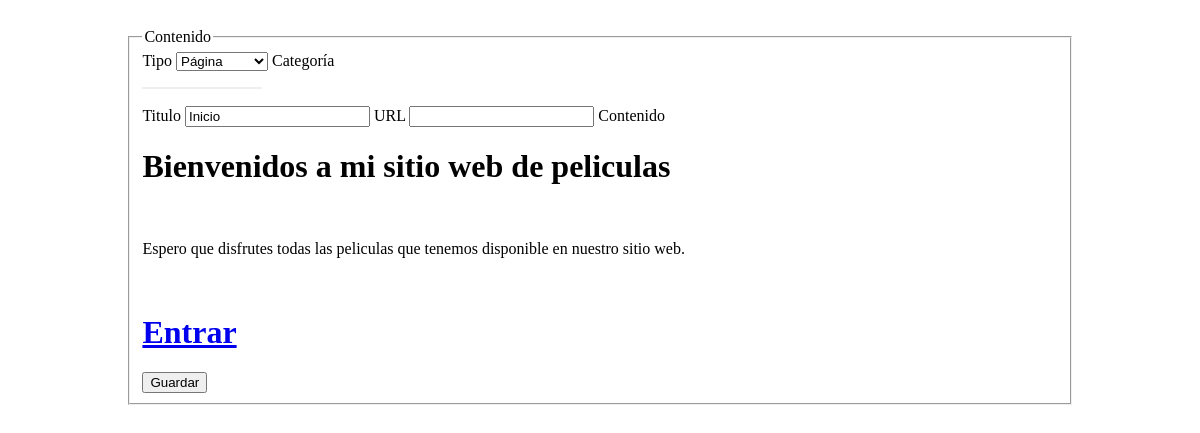
The page /admin/page-contenido.php?id=2 on the database its author committed.
### tables this page shows
CREATE TABLE IF NOT EXISTS `contenidos` (
  `id` int(11) NOT NULL AUTO_INCREMENT,
  `titulo` varchar(200) NOT NULL,
  `contenido` longtext NOT NULL,
  `fecha_publicacion` timestamp NOT NULL DEFAULT CURRENT_TIMESTAMP ON UPDATE CURRENT_TIMESTAMP,
  `tipo` varchar(20) NOT NULL,
  `categoria` varchar(100) NOT NULL,
  `alias` varchar(200) NOT NULL,
  PRIMARY KEY (`id`),
  UNIQUE KEY `alias` (`alias`)
);

### public/admin/lib/data.php (called while the page is built, shortened)
<?php
	$path = dirname(__FILE__);
	require_once( $path . '/../../../setting/mysql.php');
    function retornar_tipo_contenido(){
      return ['PAGE'=>'Página', 'POST' => 'Post'];
    }
    function cargar_contenido($id){
      if($id > 0){
        $mysql = new Mysql();
        $sql = <<<SQL
        SELECT * FROM contenidos WHERE id = '$id'
SQL;
        $res = $mysql->search($sql);
        $res = $res[0];
      }else{
        $res = array();
      }
      return $res;
    }
?>

### setting/mysql.php (called while the page is built, shortened)
<?php
class MySql{
    private $conn;
    public function connect(){
      try {
        $this->conn = new PDO("mysql:host=".Config::SERVERNAME.";dbname=".Config::DATABASE, Config::USERNAME, Config::PASSWORD);
        $this->conn->setAttribute(PDO::ATTR_ERRMODE, PDO::ERRMODE_EXCEPTION);
        return true;
      }catch(PDOException $e){
        echo "Connection failed: " . $e->getMessage();
        return false;
      }
    }
    public function search($sql){
        try{
          if($this->connect()){
            $stmt = $this->conn->prepare($sql);
            $stmt->execute();
            $stmt->setFetchMode(PDO::FETCH_ASSOC);
            return $stmt->fetchAll();
          }else{
            return array();
          }
        }catch(PDOEXception $e){
          echo $sql ."<br />". $e->getMessage();
          return false;
        }
    }
}
?>

### public/admin/page-contenido.php (the view, shortened to what this page needs)
<?php include 'header.php'; ?>
  <?php  $datos = cargar_contenido($_GET[id]); ?>
  <form class="pure-form pure-form-stacked" action="resultado_contenido.php" method="post" onsubmit="return false;">
    <fieldset>
        <legend>Contenido</legend>
        <label for="type">Tipo</label>
        <select name="type" id="type" class="pure-input-1">
          <?php $tipo = retornar_tipo_contenido(); ?>
          <?php while(is_array($tipo) && list($k, $v) = each($tipo) ): ?>
            <option value="<?= $k ?>" <?= ($k === $datos['tipo'] )? 'selected' : '' ?> ><?= $v ?></option>
          <?php endwhile; ?>
        </select>
        <label for="category" class="only-post">Categoría</label>
        <div class="select-editable only-post">
            <input type="text" name="category" value="<?= $datos['categoria'] ?>" />
        </div>
        <label for="title">Titulo</label>
        <input type="text" name="title" placeholder="Titulo" value="<?= $datos['titulo'] ?>" class="pure-input-1">
        <label for="title">URL</label>
        <input type="text" name="alias" value="<?= $datos['alias'] ?>" class="pure-input-1">
        <label for="type">Contenido</label>
        <div class="adjoined-bottom">
          <div class="grid-container">
              <div class="grid-width-100">
                  <div id="editor">
                    <?= urldecode($datos['contenido']) ?>
                  </div>
              </div>
          </div>
        </div>
        <button type="submit" id="send" class="pure-button pure-button-primary">Guardar</button>
    </fieldset>
</form>
<?php include 'footer.php'; ?>

### public/admin/css/style.css (style rules this page uses)
.select-editable { position:relative; background-color:white; height:35px; }
.select-editable input { position:absolute; top:0px; left:0px; width: 95%; padding:1px; font-size:12px; border:none; }
.mid-page, form, table { padding-top: 20px; width: 80%; margin: 0 auto; }

### rows shown on the page
contenidos: title "Inicio", contenido "Bienvenidos a mi sitio web de peliculas Espero que disfrutes todas las peliculas que tenemos disponible en nuestro sitio web. Entrar"

### other values the page prints
form field type "Página"
